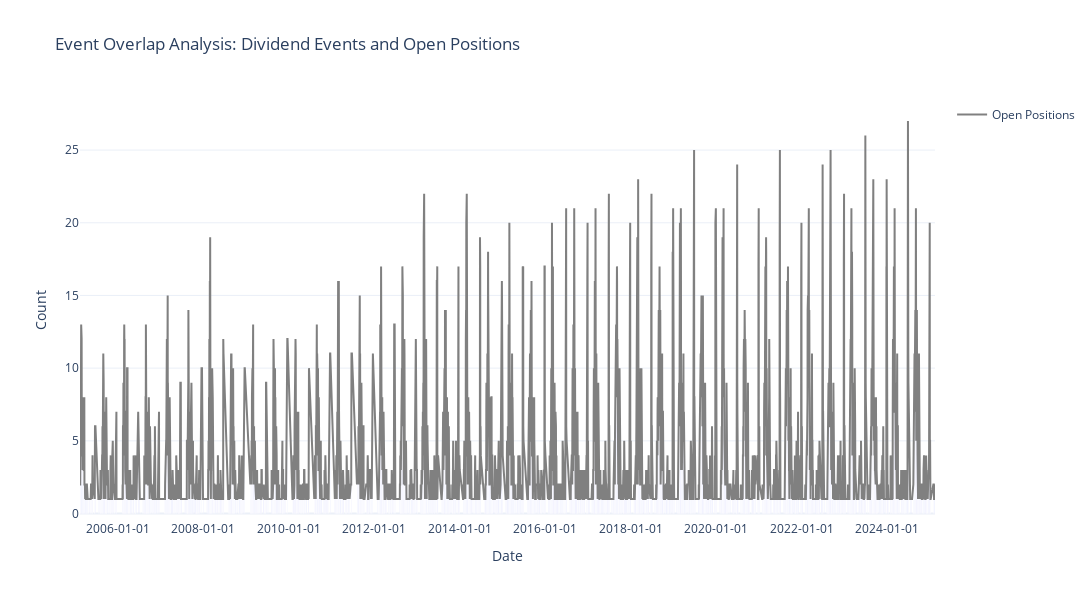

The notebook cell this image was saved under:
### Code cell
plot_event_overlap_with_positions(results_trades_ax)

### Figure 1 — Plotly figure (JSON) as saved in the notebook; plotly's stock layout.template omitted (floating-point values rounded to 4 significant figures; data arrays with more than 128 entries replaced by an {"elided": "..."} marker saying what was removed)
{"data": [{"hovertemplate": "Date=%{x}<br>Number of Dividend Events=%{y}<extra></extra>", "legendgroup": "", "marker": {"color": "#636efa", "pattern": {"shape": ""}}, "name": "", "orientation": "v", "showlegend": false, "textposition": "auto", "type": "bar", "x": {"elided": "2176 str values"}, "xaxis": "x", "y": {"elided": "2176 int values"}, "yaxis": "y"}, {"line": {"color": "grey", "width": 2}, "mode": "lines", "name": "Open Positions", "type": "scatter", "x": {"elided": "5022 str values"}, "y": {"elided": "5022 int values"}}], "layout": {"barmode": "relative", "height": 600, "legend": {"tracegroupgap": 0}, "title": {"text": "Event Overlap Analysis: Dividend Events and Open Positions"}, "width": 1200, "xaxis": {"anchor": "y", "domain": [0, 1], "tickformat": "%Y-%m-%d", "title": {"text": "Date"}}, "yaxis": {"anchor": "x", "domain": [0, 1], "title": {"text": "Count"}}}}
